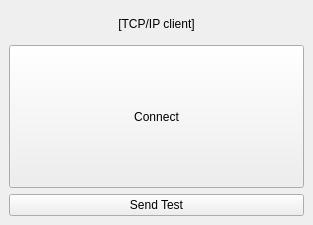
<?xml version="1.0" encoding="UTF-8"?>
<ui version="4.0">
 <class>MainWindowDesign</class>
 <widget class="QMainWindow" name="MainWindowDesign">
  <property name="geometry">
   <rect>
    <x>0</x>
    <y>0</y>
    <width>313</width>
    <height>225</height>
   </rect>
  </property>
  <property name="windowTitle">
   <string>QRosApp</string>
  </property>
  <property name="windowIcon">
   <iconset resource="../resources/images.qrc">
    <normaloff>:/images/icon.png</normaloff>:/images/icon.png</iconset>
  </property>
  <property name="locale">
   <locale language="English" country="Australia"/>
  </property>
  <widget class="QWidget" name="centralwidget">
   <layout class="QVBoxLayout" name="verticalLayout">
    <item>
     <widget class="QLabel" name="label">
      <property name="sizePolicy">
       <sizepolicy hsizetype="Ignored" vsizetype="Fixed">
        <horstretch>0</horstretch>
        <verstretch>0</verstretch>
       </sizepolicy>
      </property>
      <property name="minimumSize">
       <size>
        <width>0</width>
        <height>30</height>
       </size>
      </property>
      <property name="text">
       <string>[TCP/IP client]</string>
      </property>
      <property name="alignment">
       <set>Qt::AlignCenter</set>
      </property>
     </widget>
    </item>
    <item>
     <widget class="QPushButton" name="pushButton_Connect">
      <property name="sizePolicy">
       <sizepolicy hsizetype="Minimum" vsizetype="Minimum">
        <horstretch>0</horstretch>
        <verstretch>0</verstretch>
       </sizepolicy>
      </property>
      <property name="text">
       <string>Connect</string>
      </property>
     </widget>
    </item>
    <item>
     <widget class="QPushButton" name="pushButton_Send_Test">
      <property name="text">
       <string>Send Test</string>
      </property>
     </widget>
    </item>
   </layout>
  </widget>
  <action name="action_Quit">
   <property name="text">
    <string>&amp;Quit</string>
   </property>
   <property name="shortcut">
    <string>Ctrl+Q</string>
   </property>
   <property name="shortcutContext">
    <enum>Qt::ApplicationShortcut</enum>
   </property>
  </action>
  <action name="action_Preferences">
   <property name="text">
    <string>&amp;Preferences</string>
   </property>
  </action>
  <action name="actionAbout">
   <property name="text">
    <string>&amp;About</string>
   </property>
  </action>
  <action name="actionAbout_Qt">
   <property name="text">
    <string>About &amp;Qt</string>
   </property>
  </action>
 </widget>
 <resources>
  <include location="../resources/images.qrc"/>
 </resources>
 <connections>
  <connection>
   <sender>action_Quit</sender>
   <signal>triggered()</signal>
   <receiver>MainWindowDesign</receiver>
   <slot>close()</slot>
   <hints>
    <hint type="sourcelabel">
     <x>-1</x>
     <y>-1</y>
    </hint>
    <hint type="destinationlabel">
     <x>399</x>
     <y>299</y>
    </hint>
   </hints>
  </connection>
 </connections>
</ui>
